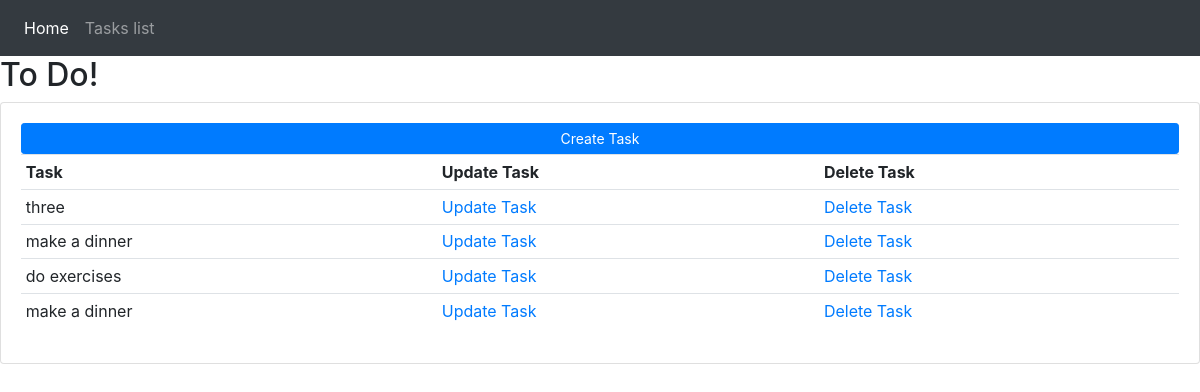
/tasks/, run on an earlier commit of the app's database.
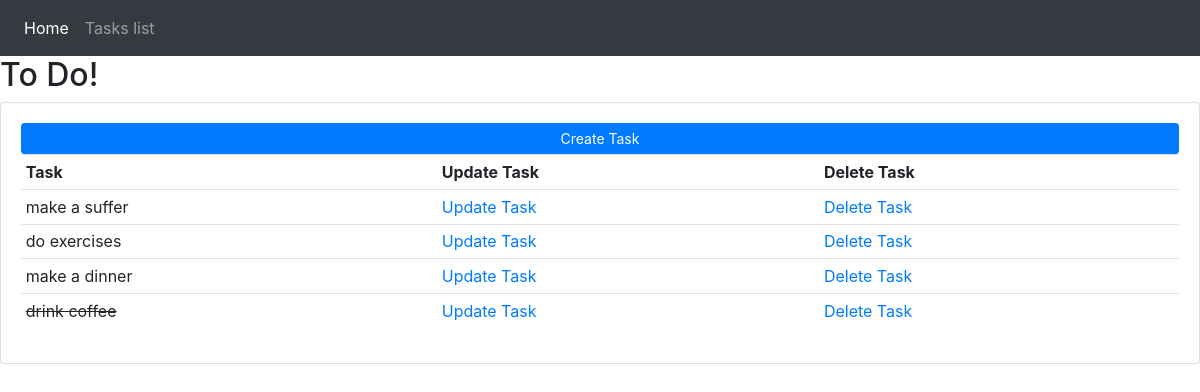
And on a later commit of the database.
### tasks/models.py (models this page shows, shortened)
class Task(models.Model):
    title = models.CharField(max_length=200)
    date = models.DateTimeField(auto_now_add=True)
    complete = models.BooleanField(default=False)

### tasks/views.py (the view)
# urls.py: path('tasks/', views.tasks_list, name='tasks-activity'),
def tasks_list(request):
    tasks = Task.objects.all()
    context = {'tasks': tasks}
    return render(request, 'tasks/activity.html', context)

### tasks/templates/tasks/activity.html
{% extends "tasks/base.html" %}
{% block content %}
    <h2>
        To Do!
    </h2>
        <div class="card card-body">
            <a class="btn btn-primary btn-sm btn-block" href="{% url 'task-create' %}">Create Task</a>
            <table class="table table-sm">
                <tr>
                    <th>Task</th>
                    <th>Update Task</th>
                    <th>Delete Task</th>
                </tr>
            {% for task in tasks %}
                <tr>
                    {% if task.complete == True %}
                        <td><strike>{{task.title}}</strike></td>
                    {% else %}
                        <td>{{task.title}}</td>
                    {% endif %}
                    <td><a href="{% url 'tasks-edit' task.id %}">Update Task</a></td>
                    <td><a href="{% url 'tasks-task-delete' task.id %}">Delete Task</a></td>
                </tr>
             {% endfor %}
            </table>
        </div>
{% endblock content %}

What changed in the data, as far as the page shows it:
removed Task: title "three"
changed Task: title "make a dinner" → "make a suffer"
added Task: title "drink coffee"
